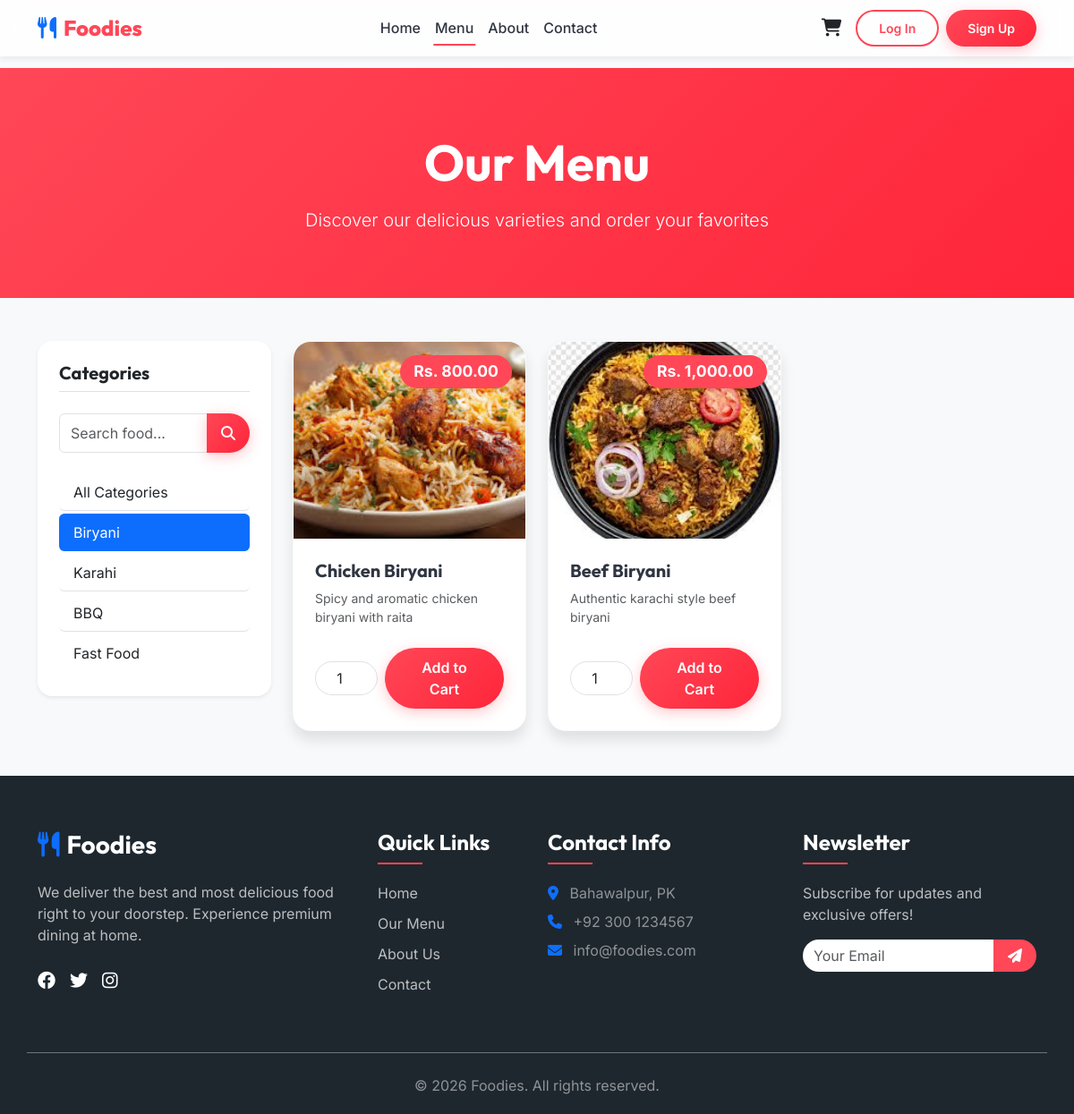
The app's page /menu.php?category=1 with its own data.
### tables this page shows
CREATE TABLE IF NOT EXISTS categories (
    id INT AUTO_INCREMENT PRIMARY KEY,
    title VARCHAR(100) NOT NULL,
    image_name VARCHAR(255) NOT NULL,
    active ENUM('Yes', 'No') DEFAULT 'Yes'
);

CREATE TABLE IF NOT EXISTS foods (
    id INT AUTO_INCREMENT PRIMARY KEY,
    title VARCHAR(100) NOT NULL,
    description TEXT NOT NULL,
    price DECIMAL(10,2) NOT NULL,
    image_name VARCHAR(255) NOT NULL,
    category_id INT NOT NULL,
    active ENUM('Yes', 'No') DEFAULT 'Yes',
    FOREIGN KEY (category_id) REFERENCES categories(id) ON DELETE CASCADE
);

### menu.php (the view, shortened to what this page needs)
<?php include 'includes/header.php'; ?>
<?php include 'includes/navbar.php'; ?>
<div class="bg-primary text-white py-5 mb-5 text-center" style="background: linear-gradient(135deg, var(--primary-color), var(--primary-dark));">
    <div class="container py-4">
        <h1 class="display-4 fw-bold mb-3 brand-font">Our Menu</h1>
        <p class="lead mb-0">Discover our delicious varieties and order your favorites</p>
    </div>
</div>
<div class="container mb-5">
    <div class="row g-4">
        <div class="col-lg-3">
            <div class="card border-0 shadow-sm rounded-4 sticky-top" style="top: 100px;">
                <div class="card-body p-4">
                    <h5 class="fw-bold mb-4 border-bottom pb-2">Categories</h5>
                    <form action="menu.php" method="GET" class="mb-4">
                        <div class="input-group">
                            <input type="text" name="search" class="form-control" placeholder="Search food..." value="<?= isset($_GET['search']) ? htmlspecialchars($_GET['search']) : '' ?>">
                            <button class="btn btn-primary-custom px-3" type="submit" style="border-radius: 0 50px 50px 0;"><i class="fa-solid fa-search"></i></button>
                        </div>
                    </form>
                    <div class="list-group list-group-flush">
                        <a href="menu.php" class="list-group-item list-group-item-action d-flex justify-content-between align-items-center <?= !isset($_GET['category']) ? 'active bg-primary border-primary text-white' : 'text-dark' ?> rounded mb-1">
                            All Categories
                        </a>
                        <?php
                        $cat_sql = "SELECT id, title FROM categories WHERE active='Yes'";
                        $cat_res = @$conn->query($cat_sql);
                        if($cat_res && $cat_res->num_rows > 0):
                            while($cat = $cat_res->fetch_assoc()):
                                $activeClass = (isset($_GET['category']) && $_GET['category'] == $cat['id']) ? 'active bg-primary border-primary text-white' : 'text-dark';
                        ?>
                            <a href="menu.php?category=<?= $cat['id'] ?>" class="list-group-item list-group-item-action d-flex justify-content-between align-items-center <?= $activeClass ?> rounded mb-1">
                                <?= $cat['title'] ?>
                            </a>
                        <?php
                            endwhile;
                        endif;
                        ?>
                    </div>
                </div>
            </div>
        </div>
        <div class="col-lg-9">
            <div class="row g-4">
                <?php
                $food_sql = "SELECT * FROM foods WHERE active='Yes'";
                if(isset($_GET['category']) && is_numeric($_GET['category'])) {
                    $cat_id = $_GET['category'];
                    $food_sql .= " AND category_id = $cat_id";
                }
                $food_res = @$conn->query($food_sql);
                if($food_res && $food_res->num_rows > 0):
                    while($food = $food_res->fetch_assoc()):
                ?>
                <div class="col-md-6 col-xl-4">
                    <div class="food-card h-100">
                        <div class="food-img-container">
                            <div class="food-price-badge">Rs. <?= number_format($food['price'], 2) ?></div>
                            <img src="images/<?= $food['image_name'] ?>" class="food-img" alt="<?= $food['title'] ?>">
                        </div>
                        <div class="p-4 d-flex flex-column flex-grow-1">
                            <h4 class="brand-font mb-2 fs-5"><?= $food['title'] ?></h4>
                            <p class="text-muted small mb-4 flex-grow-1"><?= $food['description'] ?></p>
                            <form action="cart_action.php" method="POST" class="mt-auto">
                                <div class="d-flex align-items-center gap-2">
                                    <input type="number" name="qty" value="1" min="1" max="20" class="form-control text-center" style="width: 70px; border-radius: 50px;">
                                    <button type="submit" class="btn btn-primary-custom flex-grow-1">Add to Cart</button>
                                </div>
                            </form>
                        </div>
                    </div>
                </div>
                <?php
                    endwhile;
                endif; ?>
            </div>
        </div>
    </div>
</div>
<?php include 'includes/footer.php'; ?>

### includes/header.php (shortened to what this page needs)
<!DOCTYPE html>
<html lang="en">
<head>
    <link href="https://cdn.jsdelivr.net/npm/bootstrap@5.3.0/dist/css/bootstrap.min.css" rel="stylesheet">
    <link rel="stylesheet" href="https://cdnjs.cloudflare.com/ajax/libs/font-awesome/6.4.0/css/all.min.css">
    <link rel="stylesheet" href="css/style.css">
</head>
<body>

### includes/navbar.php (shortened to what this page needs)
<nav class="navbar navbar-expand-lg navbar-light navbar-glass fixed-top">
    <div class="container">
        <a class="navbar-brand d-flex align-items-center gap-2" href="index.php">
            <i class="fa-solid fa-utensils text-primary"></i>
            Foodies
        </a>
        <div class="collapse navbar-collapse" id="navbarNav">
            <ul class="navbar-nav mx-auto">
                <li class="nav-item">
                    <a class="nav-link <?= basename($_SERVER['PHP_SELF']) == 'index.php' ? 'active' : '' ?>" href="index.php">Home</a>
                </li>
                <li class="nav-item">
                    <a class="nav-link <?= basename($_SERVER['PHP_SELF']) == 'menu.php' ? 'active' : '' ?>" href="menu.php">Menu</a>
                </li>
                <li class="nav-item">
                    <a class="nav-link <?= basename($_SERVER['PHP_SELF']) == 'about.php' ? 'active' : '' ?>" href="about.php">About</a>
                </li>
                <li class="nav-item">
                    <a class="nav-link <?= basename($_SERVER['PHP_SELF']) == 'contact.php' ? 'active' : '' ?>" href="contact.php">Contact</a>
                </li>
            </ul>
            <div class="d-flex flex-column flex-lg-row align-items-center gap-3 mt-4 mt-lg-0 pb-3 pb-lg-0">
                <a href="cart.php" class="text-dark text-decoration-none position-relative fs-5 mb-2 mb-lg-0">
                    <i class="fa-solid fa-cart-shopping"></i>
                </a>
                <?php if(isset($_SESSION['user_id'])): ?>
                    <div class="dropdown w-100 text-center text-lg-start">
                        <a href="#" class="d-inline-flex align-items-center text-dark text-decoration-none dropdown-toggle" data-bs-toggle="dropdown">
                            <div class="bg-primary text-white rounded-circle d-flex align-items-center justify-content-center" style="width: 35px; height: 35px; font-weight: bold; margin: 0 auto;">
                                <?= strtoupper(substr($_SESSION['user_name'], 0, 1)) ?>
                            </div>
                        </a>
                        <ul class="dropdown-menu dropdown-menu-end dropdown-menu-lg-start shadow border-0 mt-2 text-center text-lg-start">
                            <li><a class="dropdown-item" href="dashboard.php"><i class="fa-solid fa-user me-2"></i>Dashboard</a></li>
                            <li><hr class="dropdown-divider"></li>
                            <li><a class="dropdown-item text-danger" href="logout.php"><i class="fa-solid fa-right-from-bracket me-2"></i>Logout</a></li>
                        </ul>
                    </div>
                <?php else: ?>
                    <div class="d-flex flex-column flex-sm-row gap-2 w-100 justify-content-center justify-content-lg-start">
                        <a href="login.php" class="btn btn-outline-custom btn-sm px-4">Log In</a>
                        <a href="register.php" class="btn btn-primary-custom btn-sm px-4">Sign Up</a>
                    </div>
                <?php endif; ?>
            </div>
        </div>
    </div>
</nav>
<div style="height: 76px;"></div>

### includes/footer.php (shortened to what this page needs)
<footer class="footer">
    <div class="container">
        <div class="row gy-4">
            <div class="col-lg-4 col-md-6">
                <h3 class="brand-font text-white mb-4 d-flex align-items-center gap-2">
                    <i class="fa-solid fa-utensils text-primary"></i> Foodies
                </h3>
                <p>We deliver the best and most delicious food right to your doorstep. Experience premium dining at home.</p>
                <div class="d-flex gap-3 mt-4">
                    <a href="#" class="text-white fs-5 hover-primary transition"><i class="fa-brands fa-facebook"></i></a>
                    <a href="#" class="text-white fs-5 hover-primary transition"><i class="fa-brands fa-twitter"></i></a>
                    <a href="#" class="text-white fs-5 hover-primary transition"><i class="fa-brands fa-instagram"></i></a>
                </div>
            </div>
            <div class="col-lg-2 col-md-6">
                <h4 class="footer-heading">Quick Links</h4>
                <ul class="list-unstyled">
                    <li><a href="index.php" class="footer-link">Home</a></li>
                    <li><a href="menu.php" class="footer-link">Our Menu</a></li>
                    <li><a href="about.php" class="footer-link">About Us</a></li>
                    <li><a href="contact.php" class="footer-link">Contact</a></li>
                </ul>
            </div>
            <div class="col-lg-3 col-md-6">
                <h4 class="footer-heading">Contact Info</h4>
                <ul class="list-unstyled text-white-50">
                    <li class="mb-2"><i class="fa-solid fa-location-dot me-2 text-primary"></i> Bahawalpur, PK </li>
                    <li class="mb-2"><i class="fa-solid fa-phone me-2 text-primary"></i> +92 300 1234567</li>
                    <li class="mb-2"><i class="fa-solid fa-envelope me-2 text-primary"></i> info@foodies.com</li>
                </ul>
            </div>
            <div class="col-lg-3 col-md-6">
                <h4 class="footer-heading">Newsletter</h4>
                <p>Subscribe for updates and exclusive offers!</p>
                <form class="d-flex mt-3">
                    <input type="email" class="form-control rounded-start-pill border-0" placeholder="Your Email">
                    <button type="submit" class="btn btn-primary rounded-end-pill px-3" style="background-color: var(--primary-color); border:none;">
                        <i class="fa-solid fa-paper-plane"></i>
                    </button>
                </form>
            </div>
        </div>
        <div class="row mt-5 pt-4 border-top border-secondary">
            <div class="col-12 text-center text-white-50">
                <p class="mb-0">&copy; <?= date('Y') ?> Foodies. All rights reserved.</p>
            </div>
        </div>
    </div>
</footer>
</body>
</html>

### css/style.css (style rules this page uses)
:root { --primary-color: #ff4757; --primary-dark: #ff253a; --secondary-color: #2f3542; --accent-color: #ffa502; --light-bg: #f8f9fa; --dark-bg: #1e272e; --text-dark: #2f3542; --text-light: #747d8c; --white: #ffffff; --glass-bg: rgba(255, 255, 255, 0.85); --glass-border: rgba(255, 255, 255, 0.2); --shadow-sm: 0 4px 6px rgba(0, 0, 0, 0.05); --shadow-md: 0 10px 15px rgba(0, 0, 0, 0.1); --shadow-lg: 0 20px 25px rgba(0, 0, 0, 0.15); --transition: all 0.3s cubic-bezier(0.25, 0.8, 0.25, 1); }
body { font-family: 'Inter', sans-serif; color: var(--text-dark); background-color: var(--light-bg); overflow-x: hidden; }
h1, h2, h3, h4, h5, h6, .brand-font { font-family: 'Outfit', sans-serif; font-weight: 700; }
.navbar-glass { background: var(--glass-bg); backdrop-filter: blur(10px); -webkit-backdrop-filter: blur(10px); border-bottom: 1px solid var(--glass-border); box-shadow: var(--shadow-sm); }
.navbar-brand { font-family: 'Outfit', sans-serif; font-size: 1.5rem; font-weight: 800; color: var(--primary-color) !important; }
.nav-link { font-weight: 500; color: var(--secondary-color) !important; position: relative; padding: 0.5rem 1rem; transition: var(--transition); }
.nav-link::after { content: ''; position: absolute; width: 0; height: 2px; bottom: 0; left: 50%; background-color: var(--primary-color); transition: var(--transition); transform: translateX(-50%); }
.nav-link:hover::after, .nav-link.active::after { width: 80%; }
.btn-primary-custom { background: linear-gradient(135deg, var(--primary-color), var(--primary-dark)); color: var(--white); border: none; border-radius: 50px; padding: 10px 25px; font-weight: 600; transition: var(--transition); box-shadow: 0 4px 15px rgba(255, 71, 87, 0.3); }
.btn-outline-custom { border: 2px solid var(--primary-color); color: var(--primary-color); background: transparent; border-radius: 50px; padding: 8px 25px; font-weight: 600; transition: var(--transition); }
.food-card { background: var(--white); border-radius: 20px; overflow: hidden; box-shadow: var(--shadow-md); transition: var(--transition); border: 1px solid rgba(0,0,0,0.02); height: 100%; display: flex; flex-direction: column; }
.food-img-container { height: 220px; overflow: hidden; position: relative; }
.food-img { width: 100%; height: 100%; object-fit: cover; transition: transform 0.5s ease; }
.food-price-badge { position: absolute; top: 15px; right: 15px; background: var(--primary-color); color: var(--white); padding: 5px 15px; border-radius: 20px; font-weight: 700; font-size: 1.1rem; box-shadow: var(--shadow-sm); z-index: 2; }
.footer { background: var(--dark-bg); color: rgba(255, 255, 255, 0.7); padding: 60px 0 20px; margin-top: 50px; }
.footer-heading { color: var(--white); margin-bottom: 20px; position: relative; padding-bottom: 10px; }
.footer-heading::after { content: ''; position: absolute; bottom: 0; left: 0; width: 50px; height: 2px; background: var(--primary-color); }
.footer-link { color: rgba(255, 255, 255, 0.7); text-decoration: none; transition: var(--transition); display: block; margin-bottom: 10px; }

### records on screen
categories: title "Biryani"
categories: title "Karahi"
categories: title "BBQ"
categories: title "Fast Food"
foods: price "800.00", image_name (picture), title "Chicken Biryani", description "Spicy and aromatic chicken biryani with raita"
foods: price "1,000.00", image_name (picture), title "Beef Biryani", description "Authentic karachi style beef biryani"
